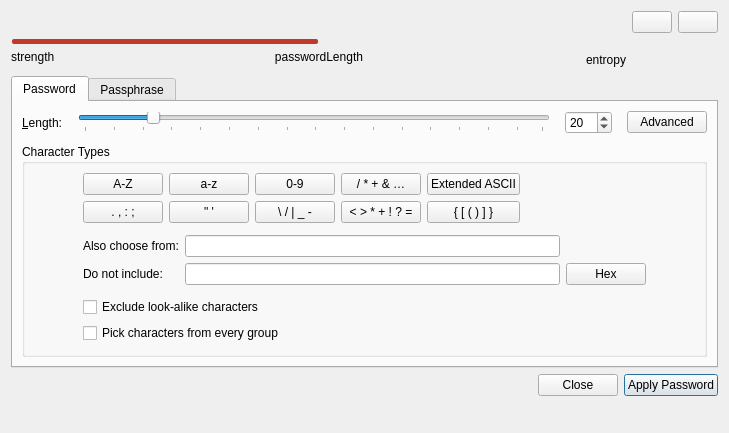
<?xml version="1.0" encoding="UTF-8"?>
<ui version="4.0">
 <class>PasswordGeneratorWidget</class>
 <widget class="QWidget" name="PasswordGeneratorWidget">
  <property name="geometry">
   <rect>
    <x>0</x>
    <y>0</y>
    <width>729</width>
    <height>433</height>
   </rect>
  </property>
  <property name="windowTitle">
   <string>Generate Password</string>
  </property>
  <layout class="QVBoxLayout" name="verticalLayout_2" stretch="0,0,0,0">
   <item>
    <layout class="QGridLayout" name="passwordFieldLayout">
     <item row="2" column="0">
      <layout class="QHBoxLayout" name="passwordStrengthTextLayout">
       <item>
        <widget class="QLabel" name="strengthLabel">
         <property name="minimumSize">
          <size>
           <width>70</width>
           <height>0</height>
          </size>
         </property>
         <property name="maximumSize">
          <size>
           <width>16777215</width>
           <height>30</height>
          </size>
         </property>
         <property name="text">
          <string comment="Password strength">strength</string>
         </property>
         <property name="textFormat">
          <enum>Qt::PlainText</enum>
         </property>
         <property name="alignment">
          <set>Qt::AlignLeading|Qt::AlignLeft|Qt::AlignTop</set>
         </property>
         <property name="margin">
          <number>3</number>
         </property>
        </widget>
       </item>
       <item>
        <spacer name="horizontalSpacer_2">
         <property name="orientation">
          <enum>Qt::Horizontal</enum>
         </property>
         <property name="sizeHint" stdset="0">
          <size>
           <width>40</width>
           <height>20</height>
          </size>
         </property>
        </spacer>
       </item>
       <item>
        <widget class="QLabel" name="passwordLengthLabel">
         <property name="sizePolicy">
          <sizepolicy hsizetype="Preferred" vsizetype="Fixed">
           <horstretch>0</horstretch>
           <verstretch>0</verstretch>
          </sizepolicy>
         </property>
         <property name="minimumSize">
          <size>
           <width>70</width>
           <height>0</height>
          </size>
         </property>
         <property name="maximumSize">
          <size>
           <width>16777215</width>
           <height>30</height>
          </size>
         </property>
         <property name="text">
          <string>passwordLength</string>
         </property>
         <property name="alignment">
          <set>Qt::AlignRight|Qt::AlignTop|Qt::AlignTrailing</set>
         </property>
         <property name="margin">
          <number>3</number>
         </property>
        </widget>
       </item>
       <item>
        <spacer name="horizontalSpacer_6">
         <property name="orientation">
          <enum>Qt::Horizontal</enum>
         </property>
         <property name="sizeHint" stdset="0">
          <size>
           <width>40</width>
           <height>20</height>
          </size>
         </property>
        </spacer>
       </item>
       <item>
        <widget class="QLabel" name="entropyLabel">
         <property name="sizePolicy">
          <sizepolicy hsizetype="Preferred" vsizetype="Fixed">
           <horstretch>0</horstretch>
           <verstretch>0</verstretch>
          </sizepolicy>
         </property>
         <property name="minimumSize">
          <size>
           <width>70</width>
           <height>0</height>
          </size>
         </property>
         <property name="text">
          <string>entropy</string>
         </property>
         <property name="alignment">
          <set>Qt::AlignRight|Qt::AlignTop|Qt::AlignTrailing</set>
         </property>
         <property name="margin">
          <number>3</number>
         </property>
        </widget>
       </item>
      </layout>
     </item>
     <item row="0" column="0">
      <widget class="PasswordWidget" name="editNewPassword" native="true">
       <property name="sizePolicy">
        <sizepolicy hsizetype="Preferred" vsizetype="Preferred">
         <horstretch>0</horstretch>
         <verstretch>0</verstretch>
        </sizepolicy>
       </property>
       <property name="minimumSize">
        <size>
         <width>450</width>
         <height>0</height>
        </size>
       </property>
       <property name="focusPolicy">
        <enum>Qt::StrongFocus</enum>
       </property>
       <property name="accessibleName">
        <string>Generated password</string>
       </property>
      </widget>
     </item>
     <item row="1" column="0">
      <widget class="QProgressBar" name="entropyProgressBar">
       <property name="minimumSize">
        <size>
         <width>50</width>
         <height>5</height>
        </size>
       </property>
       <property name="maximumSize">
        <size>
         <width>16777215</width>
         <height>5</height>
        </size>
       </property>
       <property name="styleSheet">
        <string notr="true">QProgressBar {
	border: none;
	height: 2px;
    font-size: 1px;
	background-color: transparent;
    padding: 0 1px;
}
QProgressBar::chunk {
	background-color: #c0392b;
	border-radius: 2px;
}</string>
       </property>
       <property name="maximum">
        <number>200</number>
       </property>
       <property name="value">
        <number>100</number>
       </property>
       <property name="textVisible">
        <bool>false</bool>
       </property>
       <property name="orientation">
        <enum>Qt::Horizontal</enum>
       </property>
       <property name="invertedAppearance">
        <bool>false</bool>
       </property>
       <property name="textDirection">
        <enum>QProgressBar::TopToBottom</enum>
       </property>
       <property name="format">
        <string>%p%</string>
       </property>
      </widget>
     </item>
     <item row="0" column="1">
      <widget class="VaultButton" name="buttonGenerate">
       <property name="focusPolicy">
        <enum>Qt::TabFocus</enum>
       </property>
       <property name="accessibleDescription">
        <string>Regenerate password</string>
       </property>
       <property name="shortcut">
        <string notr="true">Ctrl+R</string>
       </property>
      </widget>
     </item>
     <item row="0" column="2">
      <widget class="VaultButton" name="buttonCopy">
       <property name="focusPolicy">
        <enum>Qt::TabFocus</enum>
       </property>
       <property name="toolTip">
        <string>Copy password</string>
       </property>
       <property name="accessibleDescription">
        <string>Copy password</string>
       </property>
       <property name="shortcut">
        <string notr="true">Ctrl+C</string>
       </property>
      </widget>
     </item>
    </layout>
   </item>
   <item>
    <widget class="QTabWidget" name="tabWidget">
     <property name="sizePolicy">
      <sizepolicy hsizetype="Expanding" vsizetype="Minimum">
       <horstretch>0</horstretch>
       <verstretch>0</verstretch>
      </sizepolicy>
     </property>
     <property name="tabPosition">
      <enum>QTabWidget::North</enum>
     </property>
     <property name="currentIndex">
      <number>0</number>
     </property>
     <widget class="QWidget" name="passwordWidget">
      <attribute name="title">
       <string>Password</string>
      </attribute>
      <layout class="QGridLayout" name="_2">
       <property name="verticalSpacing">
        <number>10</number>
       </property>
       <item row="0" column="0">
        <layout class="QHBoxLayout" name="passwordLengthSliderLayout">
         <property name="spacing">
          <number>15</number>
         </property>
         <property name="sizeConstraint">
          <enum>QLayout::SetMinimumSize</enum>
         </property>
         <property name="topMargin">
          <number>0</number>
         </property>
         <item>
          <widget class="QLabel" name="labelLength">
           <property name="text">
            <string>&amp;Length:</string>
           </property>
           <property name="buddy">
            <cstring>spinBoxLength</cstring>
           </property>
          </widget>
         </item>
         <item>
          <widget class="fluent::basicinput::Slider" name="sliderLength">
           <property name="accessibleName">
            <string>Password length</string>
           </property>
           <property name="minimum">
            <number>1</number>
           </property>
           <property name="maximum">
            <number>128</number>
           </property>
           <property name="sliderPosition">
            <number>20</number>
           </property>
           <property name="orientation">
            <enum>Qt::Horizontal</enum>
           </property>
           <property name="tickPosition">
            <enum>QSlider::TicksBelow</enum>
           </property>
           <property name="tickInterval">
            <number>8</number>
           </property>
          </widget>
         </item>
         <item>
          <widget class="QSpinBox" name="spinBoxLength">
           <property name="accessibleName">
            <string>Password length</string>
           </property>
           <property name="minimum">
            <number>1</number>
           </property>
           <property name="maximum">
            <number>999</number>
           </property>
           <property name="value">
            <number>20</number>
           </property>
          </widget>
         </item>
         <item>
          <widget class="VaultButton" name="buttonAdvancedMode">
           <property name="focusPolicy">
            <enum>Qt::TabFocus</enum>
           </property>
           <property name="toolTip">
            <string>Switch to advanced mode</string>
           </property>
           <property name="text">
            <string>Advanced</string>
           </property>
           <property name="checkable">
            <bool>true</bool>
           </property>
           <attribute name="buttonGroup">
            <string notr="true">optionButtons</string>
           </attribute>
          </widget>
         </item>
        </layout>
       </item>
       <item row="1" column="0">
        <widget class="QGroupBox" name="groupBox">
         <property name="minimumSize">
          <size>
           <width>580</width>
           <height>0</height>
          </size>
         </property>
         <property name="title">
          <string>Character Types</string>
         </property>
         <layout class="QHBoxLayout" name="horizontalLayout">
          <property name="sizeConstraint">
           <enum>QLayout::SetMinimumSize</enum>
          </property>
          <item>
           <spacer name="horizontalSpacer">
            <property name="orientation">
             <enum>Qt::Horizontal</enum>
            </property>
            <property name="sizeHint" stdset="0">
             <size>
              <width>40</width>
              <height>20</height>
             </size>
            </property>
           </spacer>
          </item>
          <item>
           <layout class="QVBoxLayout" name="verticalLayout_4">
            <item>
             <layout class="QGridLayout" name="characterButtons">
              <property name="bottomMargin">
               <number>6</number>
              </property>
              <item row="0" column="3">
               <widget class="VaultButton" name="checkBoxSpecialChars">
                <property name="enabled">
                 <bool>true</bool>
                </property>
                <property name="focusPolicy">
                 <enum>Qt::TabFocus</enum>
                </property>
                <property name="toolTip">
                 <string>Special characters</string>
                </property>
                <property name="accessibleName">
                 <string>Special characters</string>
                </property>
                <property name="text">
                 <string notr="true">/ * + &amp;&amp; …</string>
                </property>
                <property name="checkable">
                 <bool>true</bool>
                </property>
                <attribute name="buttonGroup">
                 <string notr="true">optionButtons</string>
                </attribute>
               </widget>
              </item>
              <item row="1" column="1">
               <widget class="VaultButton" name="checkBoxQuotes">
                <property name="focusPolicy">
                 <enum>Qt::TabFocus</enum>
                </property>
                <property name="toolTip">
                 <string>Quotes</string>
                </property>
                <property name="accessibleName">
                 <string>Quotes</string>
                </property>
                <property name="text">
                 <string notr="true">&quot; '</string>
                </property>
                <property name="checkable">
                 <bool>true</bool>
                </property>
                <attribute name="buttonGroup">
                 <string notr="true">optionButtons</string>
                </attribute>
               </widget>
              </item>
              <item row="1" column="0">
               <widget class="VaultButton" name="checkBoxPunctuation">
                <property name="focusPolicy">
                 <enum>Qt::TabFocus</enum>
                </property>
                <property name="toolTip">
                 <string>Punctuation</string>
                </property>
                <property name="accessibleName">
                 <string>Punctuation</string>
                </property>
                <property name="text">
                 <string notr="true">. , : ;</string>
                </property>
                <property name="checkable">
                 <bool>true</bool>
                </property>
                <attribute name="buttonGroup">
                 <string notr="true">optionButtons</string>
                </attribute>
               </widget>
              </item>
              <item row="1" column="2">
               <widget class="VaultButton" name="checkBoxDashes">
                <property name="focusPolicy">
                 <enum>Qt::TabFocus</enum>
                </property>
                <property name="toolTip">
                 <string>Dashes and Slashes</string>
                </property>
                <property name="accessibleName">
                 <string>Dashes and Slashes</string>
                </property>
                <property name="text">
                 <string notr="true">\ / | _ -</string>
                </property>
                <property name="checkable">
                 <bool>true</bool>
                </property>
                <attribute name="buttonGroup">
                 <string notr="true">optionButtons</string>
                </attribute>
               </widget>
              </item>
              <item row="0" column="0">
               <widget class="VaultButton" name="checkBoxUpper">
                <property name="focusPolicy">
                 <enum>Qt::TabFocus</enum>
                </property>
                <property name="toolTip">
                 <string>Upper-case letters</string>
                </property>
                <property name="accessibleName">
                 <string>Upper-case letters</string>
                </property>
                <property name="text">
                 <string notr="true">A-Z</string>
                </property>
                <property name="checkable">
                 <bool>true</bool>
                </property>
                <attribute name="buttonGroup">
                 <string notr="true">optionButtons</string>
                </attribute>
               </widget>
              </item>
              <item row="0" column="2">
               <widget class="VaultButton" name="checkBoxNumbers">
                <property name="focusPolicy">
                 <enum>Qt::TabFocus</enum>
                </property>
                <property name="toolTip">
                 <string>Numbers</string>
                </property>
                <property name="accessibleName">
                 <string>Numbers</string>
                </property>
                <property name="text">
                 <string notr="true">0-9</string>
                </property>
                <property name="checkable">
                 <bool>true</bool>
                </property>
                <attribute name="buttonGroup">
                 <string notr="true">optionButtons</string>
                </attribute>
               </widget>
              </item>
              <item row="0" column="1">
               <widget class="VaultButton" name="checkBoxLower">
                <property name="focusPolicy">
                 <enum>Qt::TabFocus</enum>
                </property>
                <property name="toolTip">
                 <string>Lower-case letters</string>
                </property>
                <property name="accessibleName">
                 <string>Lower-case letters</string>
                </property>
                <property name="text">
                 <string notr="true">a-z</string>
                </property>
                <property name="checkable">
                 <bool>true</bool>
                </property>
                <attribute name="buttonGroup">
                 <string notr="true">optionButtons</string>
                </attribute>
               </widget>
              </item>
              <item row="1" column="3">
               <widget class="VaultButton" name="checkBoxMath">
                <property name="focusPolicy">
                 <enum>Qt::TabFocus</enum>
                </property>
                <property name="toolTip">
                 <string>Math Symbols</string>
                </property>
                <property name="accessibleName">
                 <string>Math Symbols</string>
                </property>
                <property name="text">
                 <string notr="true">&lt; &gt; * + ! ? =</string>
                </property>
                <property name="checkable">
                 <bool>true</bool>
                </property>
                <attribute name="buttonGroup">
                 <string notr="true">optionButtons</string>
                </attribute>
               </widget>
              </item>
              <item row="0" column="4">
               <widget class="VaultButton" name="checkBoxExtASCII">
                <property name="focusPolicy">
                 <enum>Qt::TabFocus</enum>
                </property>
                <property name="toolTip">
                 <string>Extended ASCII</string>
                </property>
                <property name="accessibleName">
                 <string>Extended ASCII</string>
                </property>
                <property name="text">
                 <string>Extended ASCII</string>
                </property>
                <property name="checkable">
                 <bool>true</bool>
                </property>
                <attribute name="buttonGroup">
                 <string notr="true">optionButtons</string>
                </attribute>
               </widget>
              </item>
              <item row="1" column="4">
               <widget class="VaultButton" name="checkBoxBraces">
                <property name="focusPolicy">
                 <enum>Qt::TabFocus</enum>
                </property>
                <property name="toolTip">
                 <string>Braces</string>
                </property>
                <property name="accessibleName">
                 <string>Braces</string>
                </property>
                <property name="text">
                 <string notr="true">{ [ ( ) ] }</string>
                </property>
                <property name="checkable">
                 <bool>true</bool>
                </property>
                <attribute name="buttonGroup">
                 <string notr="true">optionButtons</string>
                </attribute>
               </widget>
              </item>
              <item row="0" column="5">
               <spacer name="horizontalSpacer_3">
                <property name="orientation">
                 <enum>Qt::Horizontal</enum>
                </property>
                <property name="sizeHint" stdset="0">
                 <size>
                  <width>40</width>
                  <height>20</height>
                 </size>
                </property>
               </spacer>
              </item>
             </layout>
            </item>
            <item>
             <widget class="QWidget" name="advancedContainer" native="true">
              <layout class="QVBoxLayout" name="verticalLayout_3">
               <property name="leftMargin">
                <number>0</number>
               </property>
               <property name="topMargin">
                <number>0</number>
               </property>
               <property name="rightMargin">
                <number>0</number>
               </property>
               <property name="bottomMargin">
                <number>0</number>
               </property>
               <item>
                <layout class="QGridLayout" name="gridLayout">
                 <property name="bottomMargin">
                  <number>6</number>
                 </property>
                 <item row="1" column="0">
                  <widget class="QLabel" name="labelExcludedChars">
                   <property name="text">
                    <string>Do not include:</string>
                   </property>
                  </widget>
                 </item>
                 <item row="0" column="1">
                  <widget class="VaultLineEdit" name="editAdditionalChars">
                   <property name="sizePolicy">
                    <sizepolicy hsizetype="Minimum" vsizetype="Fixed">
                     <horstretch>0</horstretch>
                     <verstretch>0</verstretch>
                    </sizepolicy>
                   </property>
                   <property name="minimumSize">
                    <size>
                     <width>375</width>
                     <height>0</height>
                    </size>
                   </property>
                   <property name="toolTip">
                    <string>Additional characters to use for the generated password</string>
                   </property>
                   <property name="accessibleName">
                    <string>Additional characters</string>
                   </property>
                   <property name="clearButtonEnabled">
                    <bool>true</bool>
                   </property>
                  </widget>
                 </item>
                 <item row="1" column="2">
                  <widget class="VaultButton" name="buttonAddHex">
                   <property name="focusPolicy">
                    <enum>Qt::TabFocus</enum>
                   </property>
                   <property name="toolTip">
                    <string>Add non-hex letters to &quot;do not include&quot; list</string>
                   </property>
                   <property name="accessibleName">
                    <string>Hex Passwords</string>
                   </property>
                   <property name="text">
                    <string>Hex</string>
                   </property>
                  </widget>
                 </item>
                 <item row="1" column="1">
                  <widget class="VaultLineEdit" name="editExcludedChars">
                   <property name="sizePolicy">
                    <sizepolicy hsizetype="MinimumExpanding" vsizetype="Fixed">
                     <horstretch>0</horstretch>
                     <verstretch>0</verstretch>
                    </sizepolicy>
                   </property>
                   <property name="minimumSize">
                    <size>
                     <width>375</width>
                     <height>0</height>
                    </size>
                   </property>
                   <property name="toolTip">
                    <string>Character set to exclude from generated password</string>
                   </property>
                   <property name="accessibleName">
                    <string>Excluded characters</string>
                   </property>
                   <property name="clearButtonEnabled">
                    <bool>true</bool>
                   </property>
                  </widget>
                 </item>
                 <item row="0" column="0">
                  <widget class="QLabel" name="label">
                   <property name="text">
                    <string>Also choose from:</string>
                   </property>
                  </widget>
                 </item>
                </layout>
               </item>
               <item>
                <widget class="VaultCheckBox" name="checkBoxExcludeAlike">
                 <property name="toolTip">
                  <string>Excluded characters: &quot;0&quot;, &quot;1&quot;, &quot;l&quot;, &quot;I&quot;, &quot;O&quot;, &quot;|&quot;, &quot;﹒&quot;, &quot;B&quot;, &quot;8&quot;, &quot;G&quot;, &quot;6&quot;</string>
                 </property>
                 <property name="accessibleDescription">
                  <string>Excluded characters: &quot;0&quot;, &quot;1&quot;, &quot;l&quot;, &quot;I&quot;, &quot;O&quot;, &quot;|&quot;, &quot;﹒&quot;, &quot;B&quot;, &quot;8&quot;, &quot;G&quot;, &quot;6&quot;</string>
                 </property>
                 <property name="text">
                  <string>Exclude look-alike characters</string>
                 </property>
                 <attribute name="buttonGroup">
                  <string notr="true">optionButtons</string>
                 </attribute>
                </widget>
               </item>
               <item>
                <widget class="VaultCheckBox" name="checkBoxEnsureEvery">
                 <property name="text">
                  <string>Pick characters from every group</string>
                 </property>
                 <attribute name="buttonGroup">
                  <string notr="true">optionButtons</string>
                 </attribute>
                </widget>
               </item>
              </layout>
             </widget>
            </item>
           </layout>
          </item>
          <item>
           <spacer name="horizontalSpacer_8">
            <property name="orientation">
             <enum>Qt::Horizontal</enum>
            </property>
            <property name="sizeHint" stdset="0">
             <size>
              <width>40</width>
              <height>20</height>
             </size>
            </property>
           </spacer>
          </item>
         </layout>
        </widget>
       </item>
      </layout>
     </widget>
     <widget class="QWidget" name="dicewareWidget">
      <attribute name="title">
       <string>Passphrase</string>
      </attribute>
      <layout class="QGridLayout" name="gridLayout_2">
       <item row="0" column="0">
        <layout class="QGridLayout" name="gridLayout_3">
         <item row="1" column="1" alignment="Qt::AlignRight">
          <widget class="QLabel" name="labelWordList">
           <property name="sizePolicy">
            <sizepolicy hsizetype="Minimum" vsizetype="Preferred">
             <horstretch>0</horstretch>
             <verstretch>0</verstretch>
            </sizepolicy>
           </property>
           <property name="text">
            <string>Wordlist:</string>
           </property>
          </widget>
         </item>
         <item row="3" column="2">
          <layout class="QHBoxLayout" name="horizontalLayout_9">
           <item>
            <widget class="VaultLineEdit" name="editWordSeparator">
             <property name="sizePolicy">
              <sizepolicy hsizetype="Minimum" vsizetype="Fixed">
               <horstretch>0</horstretch>
               <verstretch>0</verstretch>
              </sizepolicy>
             </property>
             <property name="minimumSize">
              <size>
               <width>20</width>
               <height>0</height>
              </size>
             </property>
             <property name="text">
              <string/>
             </property>
            </widget>
           </item>
           <item>
            <spacer name="horizontalSpacer_7">
             <property name="orientation">
              <enum>Qt::Horizontal</enum>
             </property>
             <property name="sizeHint" stdset="0">
              <size>
               <width>40</width>
               <height>20</height>
              </size>
             </property>
            </spacer>
           </item>
          </layout>
         </item>
         <item row="2" column="1" alignment="Qt::AlignRight">
          <widget class="QLabel" name="labelWordCount">
           <property name="text">
            <string>Word Count:</string>
           </property>
           <property name="buddy">
            <cstring>spinBoxLength</cstring>
           </property>
          </widget>
         </item>
         <item row="4" column="1" alignment="Qt::AlignRight">
          <widget class="QLabel" name="wordCaseLabel">
           <property name="text">
            <string>Word Case:</string>
           </property>
          </widget>
         </item>
         <item row="1" column="2">
          <layout class="QHBoxLayout" name="horizontalLayout_10">
           <item>
            <widget class="VaultComboBox" name="comboBoxWordList">
             <property name="sizePolicy">
              <sizepolicy hsizetype="Expanding" vsizetype="Fixed">
               <horstretch>0</horstretch>
               <verstretch>0</verstretch>
              </sizepolicy>
             </property>
            </widget>
           </item>
           <item>
            <widget class="VaultButton" name="buttonDeleteWordList">
             <property name="focusPolicy">
              <enum>Qt::TabFocus</enum>
             </property>
             <property name="toolTip">
              <string>Delete selected wordlist</string>
             </property>
             <property name="accessibleDescription">
              <string>Delete selected wordlist</string>
             </property>
            </widget>
           </item>
           <item>
            <widget class="VaultButton" name="buttonAddWordList">
             <property name="focusPolicy">
              <enum>Qt::TabFocus</enum>
             </property>
             <property name="toolTip">
              <string>Add custom wordlist</string>
             </property>
             <property name="accessibleDescription">
              <string>Add custom wordlist</string>
             </property>
            </widget>
           </item>
          </layout>
         </item>
         <item row="2" column="2">
          <layout class="QHBoxLayout" name="horizontalLayout_3">
           <property name="sizeConstraint">
            <enum>QLayout::SetMinimumSize</enum>
           </property>
           <item>
            <widget class="fluent::basicinput::Slider" name="sliderWordCount">
             <property name="minimum">
              <number>1</number>
             </property>
             <property name="maximum">
              <number>40</number>
             </property>
             <property name="value">
              <number>6</number>
             </property>
             <property name="sliderPosition">
              <number>6</number>
             </property>
             <property name="orientation">
              <enum>Qt::Horizontal</enum>
             </property>
             <property name="tickPosition">
              <enum>QSlider::TicksBelow</enum>
             </property>
             <property name="tickInterval">
              <number>8</number>
             </property>
            </widget>
           </item>
           <item>
            <widget class="QSpinBox" name="spinBoxWordCount">
             <property name="minimum">
              <number>1</number>
             </property>
             <property name="maximum">
              <number>100</number>
             </property>
             <property name="value">
              <number>6</number>
             </property>
            </widget>
           </item>
          </layout>
         </item>
         <item row="4" column="2">
          <layout class="QHBoxLayout" name="horizontalLayout_6">
           <item>
            <widget class="VaultComboBox" name="wordCaseComboBox"/>
           </item>
           <item>
            <spacer name="horizontalSpacer_4">
             <property name="orientation">
              <enum>Qt::Horizontal</enum>
             </property>
             <property name="sizeHint" stdset="0">
              <size>
               <width>40</width>
               <height>20</height>
              </size>
             </property>
            </spacer>
           </item>
          </layout>
         </item>
         <item row="3" column="1" alignment="Qt::AlignRight">
          <widget class="QLabel" name="labelWordSeparator">
           <property name="text">
            <string>Word Separator:</string>
           </property>
          </widget>
         </item>
         <item row="0" column="2">
          <widget class="QLabel" name="labelWordListWarning">
           <property name="font">
            <font>
             <weight>75</weight>
             <bold>true</bold>
            </font>
           </property>
           <property name="text">
            <string>Warning: the chosen wordlist is smaller than the minimum recommended size!</string>
           </property>
          </widget>
         </item>
        </layout>
       </item>
       <item row="1" column="0">
        <spacer name="verticalSpacer_3">
         <property name="orientation">
          <enum>Qt::Vertical</enum>
         </property>
         <property name="sizeHint" stdset="0">
          <size>
           <width>20</width>
           <height>40</height>
          </size>
         </property>
        </spacer>
       </item>
      </layout>
     </widget>
    </widget>
   </item>
   <item>
    <layout class="QHBoxLayout" name="horizontalLayout_4">
     <property name="leftMargin">
      <number>0</number>
     </property>
     <property name="topMargin">
      <number>0</number>
     </property>
     <item>
      <spacer name="horizontalSpacer_5">
       <property name="orientation">
        <enum>Qt::Horizontal</enum>
       </property>
       <property name="sizeHint" stdset="0">
        <size>
         <width>40</width>
         <height>20</height>
        </size>
       </property>
      </spacer>
     </item>
     <item>
      <widget class="VaultButton" name="buttonClose">
       <property name="text">
        <string>Close</string>
       </property>
       <property name="shortcut">
        <string>Esc</string>
       </property>
      </widget>
     </item>
     <item>
      <widget class="VaultButton" name="buttonApply">
       <property name="text">
        <string>Apply Password</string>
       </property>
       <property name="default">
        <bool>true</bool>
       </property>
      </widget>
     </item>
    </layout>
   </item>
   <item>
    <spacer name="verticalSpacer">
     <property name="orientation">
      <enum>Qt::Vertical</enum>
     </property>
     <property name="sizeType">
      <enum>QSizePolicy::Expanding</enum>
     </property>
     <property name="sizeHint" stdset="0">
      <size>
       <width>0</width>
       <height>0</height>
      </size>
     </property>
    </spacer>
   </item>
  </layout>
 </widget>
 <customwidgets>
 <customwidget>
  <class>VaultButton</class>
  <extends>QPushButton</extends>
  <header>gui/vault/VaultControls.h</header>
 </customwidget>
 <customwidget>
  <class>VaultCheckBox</class>
  <extends>QCheckBox</extends>
  <header>gui/vault/VaultControls.h</header>
 </customwidget>
 <customwidget>
  <class>VaultComboBox</class>
  <extends>QComboBox</extends>
  <header>gui/vault/VaultControls.h</header>
 </customwidget>
 <customwidget>
  <class>fluent::basicinput::Slider</class>
  <extends>QSlider</extends>
  <header>components/basicinput/Slider.h</header>
 </customwidget>
 <customwidget>
  <class>VaultLineEdit</class>
  <extends>QLineEdit</extends>
  <header>gui/vault/VaultControls.h</header>
 </customwidget>
  <customwidget>
   <class>PasswordWidget</class>
   <extends>QWidget</extends>
   <header>gui/PasswordWidget.h</header>
   <container>1</container>
  </customwidget>
 </customwidgets>
 <tabstops>
  <tabstop>editNewPassword</tabstop>
  <tabstop>buttonGenerate</tabstop>
  <tabstop>buttonCopy</tabstop>
  <tabstop>tabWidget</tabstop>
  <tabstop>sliderLength</tabstop>
  <tabstop>spinBoxLength</tabstop>
  <tabstop>buttonAdvancedMode</tabstop>
  <tabstop>checkBoxUpper</tabstop>
  <tabstop>checkBoxLower</tabstop>
  <tabstop>checkBoxNumbers</tabstop>
  <tabstop>checkBoxSpecialChars</tabstop>
  <tabstop>checkBoxExtASCII</tabstop>
  <tabstop>checkBoxPunctuation</tabstop>
  <tabstop>checkBoxQuotes</tabstop>
  <tabstop>checkBoxDashes</tabstop>
  <tabstop>checkBoxMath</tabstop>
  <tabstop>checkBoxBraces</tabstop>
  <tabstop>editAdditionalChars</tabstop>
  <tabstop>editExcludedChars</tabstop>
  <tabstop>buttonAddHex</tabstop>
  <tabstop>checkBoxExcludeAlike</tabstop>
  <tabstop>checkBoxEnsureEvery</tabstop>
  <tabstop>comboBoxWordList</tabstop>
  <tabstop>buttonDeleteWordList</tabstop>
  <tabstop>buttonAddWordList</tabstop>
  <tabstop>sliderWordCount</tabstop>
  <tabstop>spinBoxWordCount</tabstop>
  <tabstop>editWordSeparator</tabstop>
  <tabstop>wordCaseComboBox</tabstop>
  <tabstop>buttonClose</tabstop>
  <tabstop>buttonApply</tabstop>
 </tabstops>
 <resources/>
 <connections/>
 <buttongroups>
  <buttongroup name="optionButtons">
   <property name="exclusive">
    <bool>false</bool>
   </property>
  </buttongroup>
 </buttongroups>
</ui>
